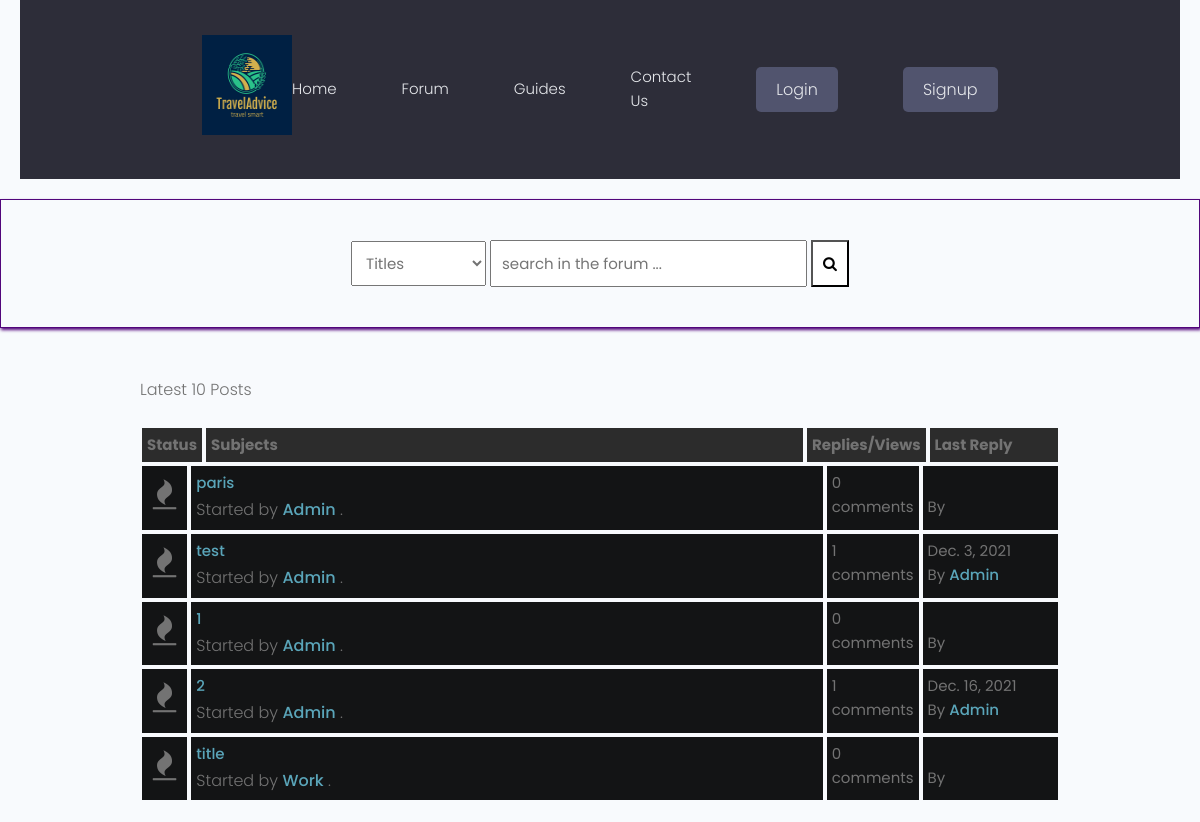
The page /forum/latest_posts on the database as committed earlier.
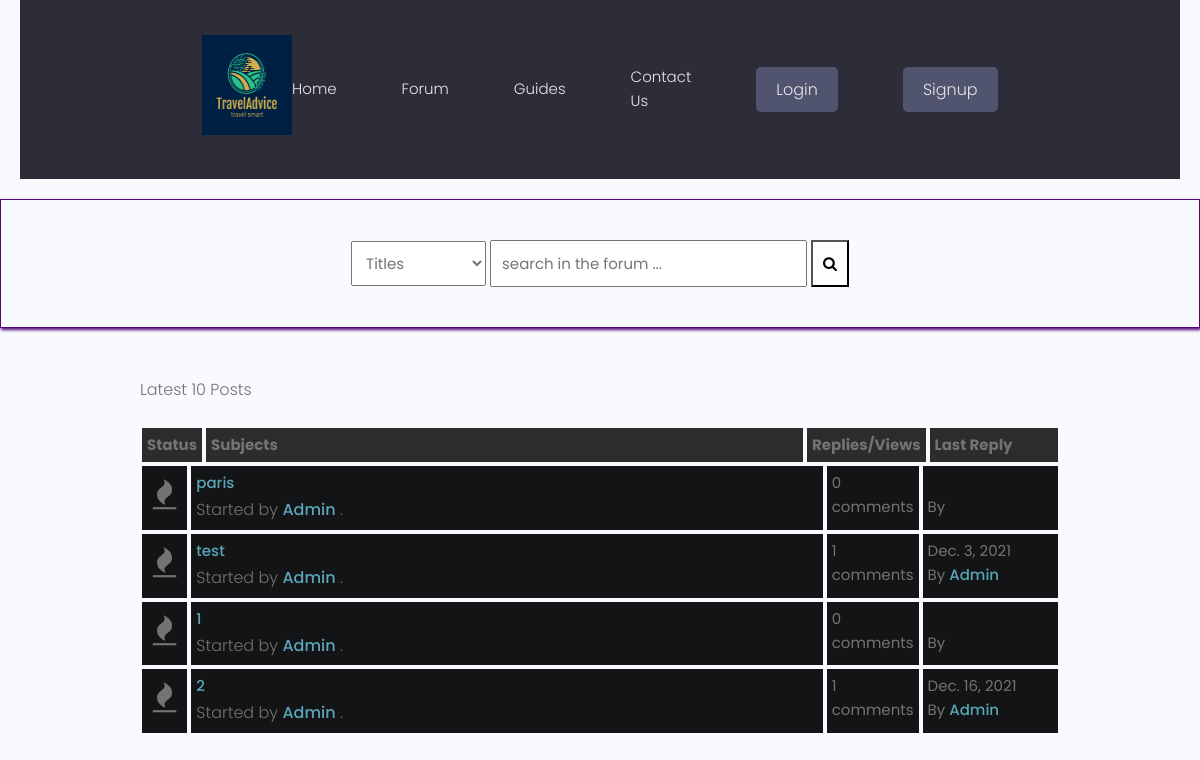
The same page on the database as committed later.
### forum/models.py (models this page shows, shortened)
class Post(models.Model):
    title = models.CharField(max_length=400)
    slug = models.SlugField(max_length=400, unique=True, blank=True)
    user = models.ForeignKey(Author, on_delete=models.CASCADE) #frame key of the author
    content = HTMLField()
    categories = models.ForeignKey(Category, on_delete=models.SET_NULL, null=True)
    date = models.DateTimeField(auto_now_add=True)
    tags = TaggableManager() #imported from taggit.managers
    comments = models.ManyToManyField(Comment, blank=True)
    closed = models.BooleanField(default=False)
    def get_url(self):
        return reverse("detail", kwargs={
            "slug":self.slug
        })
    @property
    def num_comments(self):
        return self.comments.count()
    @property
    def last_reply(self):
        return self.comments.latest("date")

class Author(models.Model):
    user = models.ForeignKey(User, on_delete=models.CASCADE)
    fullname = models.CharField(max_length=40, blank=True)
    slug = models.SlugField(max_length=400, unique=True, blank=True) # imported from django.utils.text
    bio = HTMLField() #desctription of the user imported the field from tinymce.models
    points = models.IntegerField(default=0) #check later if we need this (maybe put here the rating)

class Comment(models.Model):
    user = models.ForeignKey(Author, on_delete=models.CASCADE)
    content = models.TextField()
    date = models.DateTimeField(auto_now_add=True)

### forum/views.py (the view)
# urls.py: path("latest_posts", latest_posts, name="latest_posts"),
def latest_posts(request):
    posts = Post.objects.all()[:10]
    context = {
        "posts":posts,
        "title": "latest-posts",
    }
    return render(request, "forum/latest-posts.html", context)

### forum/context_processors.py (called while the page is built, shortened)
def searchFunction(request):
    search_context = {}
    posts = Post.objects.all()
    return search_context

### forum/templates/forum/latest-posts.html
{% extends 'forumsbase.html' %}
{% block content %}
    <div class="container">
        <div class="navigate">
            <span>Latest 10 Posts</span>
        </div>
        <div class="posts-table">
            <div class="table-head">
                <div class="status">Status</div>
                <div class="subjects">Subjects</div>
                <div class="replies">Replies/Views</div>
                <div class="last-reply">Last Reply</div>
            </div>
            {% for post in posts %}
            <div class="table-row">
                <div class="status"><i class="fa fa-fire"></i></div>
                <div class="subjects">
                    <a href="{{post.get_url}}">{{post.title}}</a>
                    <br>
                    <span>Started by <b><a href="">{{post.user.fullname|title}}</a></b> .</span>
                </div>
                <div class="replies">
                    {{post.num_comments}} comments <br>
                </div>
                <div class="last-reply">
                    {{post.last_reply.date|date}}
                    <br>By <b><a href="">{{post.last_reply.user.fullname|title}}</a></b>
                </div>
            </div>
            {% endfor %}
        </div>
    {% endblock content %}

Rows that differ between the two databases and show on the page:
removed Post: title "title", user.fullname "Work", num_comments "0"
